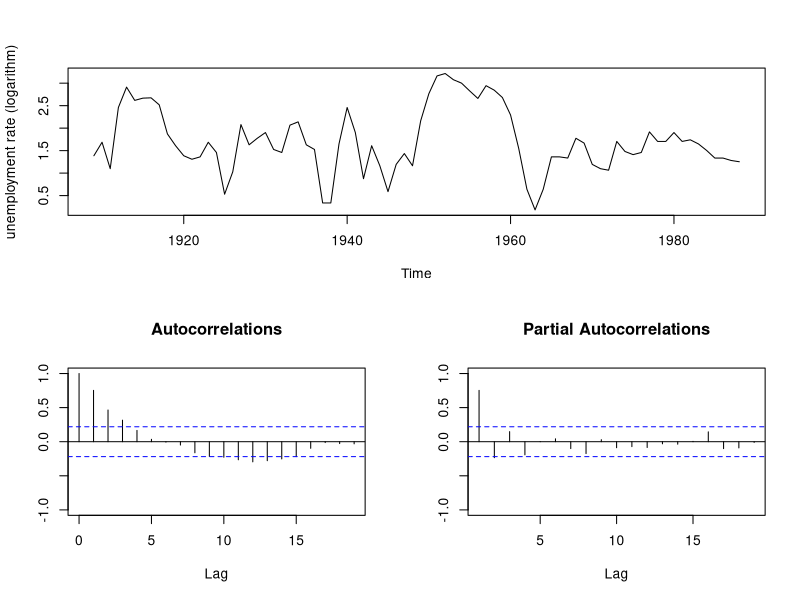
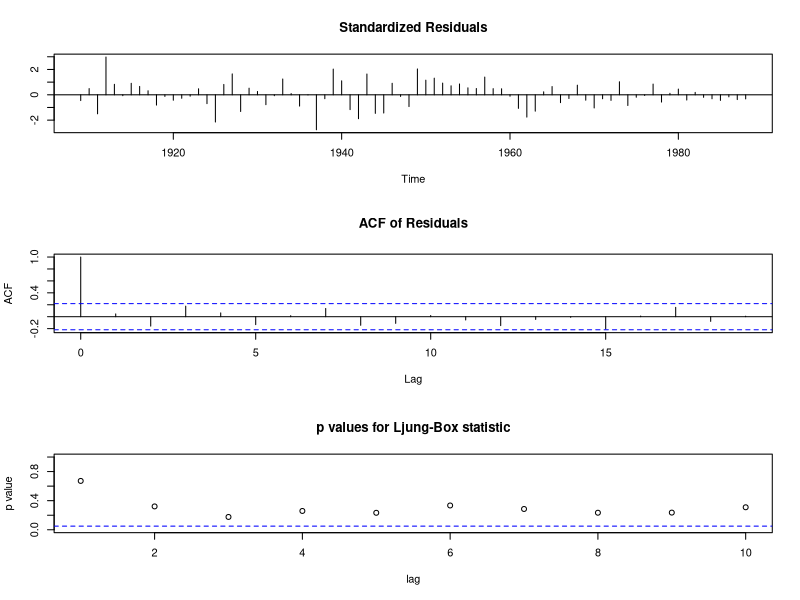

The R source for these figures, in order:
library(urca)
data(npext)
y <- ts(na.omit(npext$unemploy), start=1909, end=1988, frequency=1)
op <- par(no.readonly=TRUE)
layout(matrix(c(1, 1, 2, 3), 2, 2, byrow=TRUE))
plot(y, ylab="unemployment rate (logarithm)")
acf(y, main='Autocorrelations', ylab='', ylim=c(-1, 1))
pacf(y, main='Partial Autocorrelations', ylab='', ylim=c(-1, 1))
par(op)
arma20 <- arima(y, order=c(2, 0, 0))
res20 <- residuals(arma20)
tsdiag(arma20)
Box.test(res20, lag = 20, type =  "Ljung-Box")
shapiro.test(res20)
arma30 <- arima(y, order=c(3, 0, 0))
